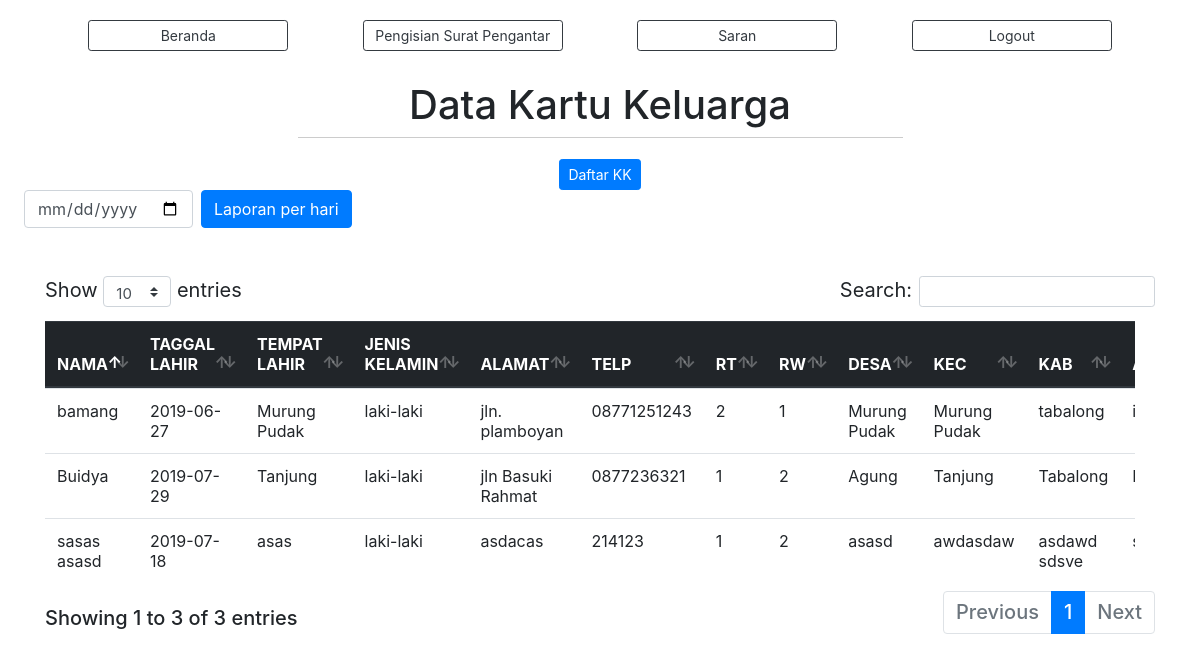
Page /?view=data-kk (signed in) on the committed database.
### tables this page shows
CREATE TABLE `ktp` (
  `id_ktp` int(200) NOT NULL,
  `nik` bigint(100) NOT NULL,
  `nama` varchar(50) NOT NULL,
  `tanggal_lahir` date NOT NULL,
  `tempat_lahir` varchar(100) NOT NULL,
  `jekel` varchar(15) NOT NULL,
  `alamat` varchar(100) NOT NULL,
  `telp` varchar(50) NOT NULL,
  `rt` varchar(5) NOT NULL,
  `rw` varchar(5) NOT NULL,
  `desa` varchar(100) NOT NULL,
  `kec` varchar(100) NOT NULL,
  `kab` varchar(100) NOT NULL,
  `agama` varchar(10) NOT NULL,
  `kewarganegaraan` varchar(10) NOT NULL,
  `pekerjaan` varchar(100) NOT NULL,
  `status_kawin` varchar(100) NOT NULL,
  `status_cetak` int(5) NOT NULL DEFAULT 0,
  `tanggal_permohonan` date NOT NULL,
  `tgl_pengambilan` date DEFAULT NULL,
  `tgl_berfoto` date DEFAULT NULL,
  `keperluan` varchar(50) NOT NULL,
  `surat_pengantar_ttd` varchar(200) DEFAULT NULL,
  `user` varchar(200) DEFAULT NULL
);

### config/config.php (called while the page is built, shortened)
<?php
function base_url($url = null ) {
	$base_url = "http://localhost/aplikasi_surat_pengantar/";
	if ($url != null ) {
		return $base_url."/".$url;
	} else  {
			return $base_url;
	}
}

### models/admin.php (called while the page is built, shortened)
<?php
class Admin
{
  private $mysqli;
  function __construct($mysqli)
  {
    $this->mysqli = $mysqli;
  }
  public function showKK()
  {
    $db = $this->mysqli->conn;
    $sql = " SELECT * FROM ktp WHERE keperluan='KK' ";
    $query = $db->query($sql);
    return $query;
  }
}
?>

### view/kartu-keluarga/data-kk.php (the view, shortened to what this page needs)
<div class="header-hal">
    <h1>Data Kartu Keluarga</h1>
    <hr>
    <?php if (@$_SESSION['user']) { ?>
    <a href="?view=daftar-kk" class="btn btn-sm btn-primary">Daftar KK</a>
  <?php } ?>
</div>
<form class="ml-4" action="view/laporan/laporan-pendaftaran-penduduk-KK.php" method="GET">
  <div  class="form-group row">
   <div class="col-xs-2 mr-2">
     <input class="form-control" id="ex1" type="date" name="tgl">
   </div>
    <button type="submit" class="btn btn-primary">Laporan per hari</button>
  </div>
</form>
<div class="container mt-5">
  <div class="" style="font-size:20px;" >
  <table class="table table-responsive" id="table" width="1090">
    <thead class="thead-dark">
      <tr>
        <th>NAMA</th>
        <th>TAGGAL LAHIR </th>
        <th>TEMPAT LAHIR</th>
        <th>JENIS KELAMIN  </th>
        <th>ALAMAT</th>
        <th>TELP</th>
        <th>RT</th>
        <th>RW</th>
        <th>DESA</th>
        <th>KEC</th>
        <th>KAB</th>
        <th>AGAMA</th>
      </tr>
    </thead>
    <tbody>
      <?php
      $data = $objAdmin->showKK();
      while ($a = $data->fetch_object()) {
      ?>
      <tr>
        <td><?=$a->nama ?></td>
        <td><?=$a->tanggal_lahir ?></td>
        <td><?=$a->tempat_lahir ?></td>
        <td><?=$a->jekel ?></td>
        <td><?=$a->alamat ?></td>
        <td><?=$a->telp ?></td>
        <td><?=$a->rt ?></td>
        <td><?=$a->rw ?></td>
        <td><?=$a->desa ?></td>
        <td><?=$a->kec ?></td>
        <td><?=$a->kab ?></td>
        <td><?=$a->agama ?></td>
        <?php if (@$_SESSION['hak_akses'] == 2) { ?>
      </tr>
    <?php } ?>
    <?php } ?>
    </tbody>
  </table>
</div>

### index.php (shortened to what this page needs)
<?php
require_once 'config/config.php';
include('models/admin.php');
?>
<html lang="en" dir="ltr">
  <head>
    <link rel="stylesheet" href="<?=base_url();?>assets/css/bootstrap.min.css">
    <link rel="stylesheet" href="<?=base_url();?>assets/css/home.css">
    <link rel="stylesheet" type="text/css" href="<?php echo base_url(); ?>assets/DataTables/datatables.min.css"/>
  </head>
  <body>
<div class="container">
  <div class="row header-atas">
    <div class="col-sm">
      <center>
      <a  href="?view=home">
        <button type="button" class="btn btn-outline-dark btn-sm">Beranda</button>
      </a>
      <?php if (@$_SESSION['hak_akses']) { ?>
        <a c href="?view=pendaftaran">
          <button type="button" class="btn btn-outline-dark btn-sm">Pengisian Surat Pengantar</button>
        </a>
        <?php } ?>
      <?php if (@$_SESSION['hak_akses'] == 2) { ?>
      <a  href="?view=data-saran">
        <button type="button" class="btn btn-outline-dark btn-sm">Saran</button>
      </a>
      <?php }else{ ?>
      <a  href="?view=saran">
        <button type="button" class="btn btn-outline-dark btn-sm">Saran</button>
      </a>
      <?php } ?>
      <?php if (@$_SESSION['user']) { ?>
        <a href="?view=logout">
          <button type="button" class="btn btn-outline-dark btn-sm">Logout</button>
        </a>
      <?php }else{ ?>
        <a  href="?view=login">
          <button type="button" class="btn btn-outline-dark btn-sm">Login</button>
        </a>
      <?php } ?>
      </center>
    </div>
  </div>
</div>
        <div class="col">
            <h1>
                <?php include('page/page.php'); ?>
            </h1>
        </div>
</body>
</html>

### page/page.php (shortened to what this page needs)
<?php
if (@$_GET['view'] == '' || @$_GET['view'] == 'home')
{
    include 'view/home.php';
}
else if (@$_GET['view'] == 'login')
{
	include 'view/login.php';
}
elseif (@$_GET['view'] == 'logout')
{
    $objAdmin->logout();
    echo '<script>
    window.location="?view=login";
     </script>';
}
elseif (@$_GET['view'] == 'surat_pengantar_saya')
{
 include 'view/ktp/data-ktp_user.php';
}
elseif (@$_GET['view'] == 'data-ktp')
{
 include 'view/ktp/data-ktp.php';
}
else if (@$_GET['view'] == 'daftar-ktp')
{
	include 'view/ktp/daftar-ktp.php';
}
elseif (@$_GET['view'] == 'edit-ktp')
{
  include 'view/ktp/edit-ktp.php';
}
else if (@$_GET['view'] == 'daftar-kk')
{
	include 'view/kartu-keluarga/daftar-kk.php';
}
elseif (@$_GET['view'] == 'data-kk')
{
  include 'view/kartu-keluarga/data-kk.php';
}
elseif (@$_GET['view'] == 'edit-kk')
{
  include 'view/kartu-keluarga/edit-kk.php';
}

### assets/css/home.css (style rules this page uses)
.header-hal { width: 100%; text-align: center; margin-top: 10px; }
hr { height: 1px; border-top: 1px solid #ccc; margin: auto; width: 50%; padding: 10px; }
.view-buku th, td { text-align: left; padding: 8px; }

### index.php (style rules this page uses)
.header-atas .col-sm button { width: 200px; margin: 20px 35px; }

### rows in the picture
ktp: nama "bamang", tanggal_lahir "2019-06-27", tempat_lahir "Murung Pudak", jekel "laki-laki", alamat "jln. plamboyan", telp "08771251243", rt "2", rw "1", desa "Murung Pudak", kec "Murung Pudak", kab "tabalong"
ktp: nama "Buidya", tanggal_lahir "2019-07-29", tempat_lahir "Tanjung", jekel "laki-laki", alamat "jln Basuki Rahmat", telp "0877236321", rt "1", rw "2", desa "Agung", kec "Tanjung", kab "Tabalong"
ktp: nama "sasas asasd", tanggal_lahir "2019-07-18", tempat_lahir "asas", jekel "laki-laki", alamat "asdacas", telp "214123", rt "1", rw "2", desa "asasd", kec "awdasdaw", kab "asdawd sdsve"
